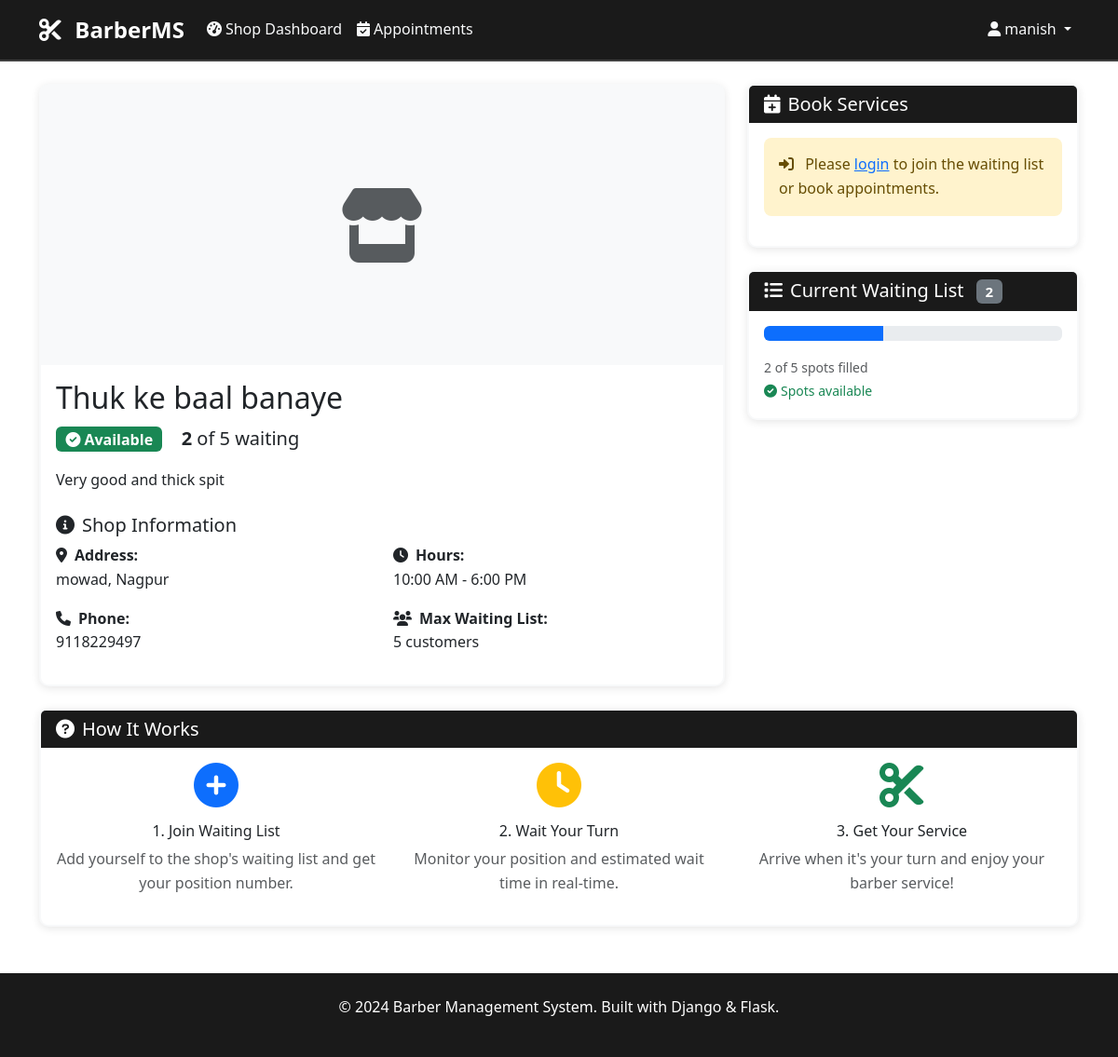
Page /shops/2/ (signed in) on the committed database.
### users/models.py (models this page shows, shortened)
class User(AbstractUser):
    USER_ROLES = [
        ('customer', 'Customer'),
        ('shop_owner', 'Shop Owner'),
    ]
    role = models.CharField(max_length=20, choices=USER_ROLES, default='customer')
    phone_number = models.CharField(max_length=15, blank=True)
    address = models.TextField(blank=True)
    latitude = models.DecimalField(max_digits=9, decimal_places=6, null=True, blank=True)
    longitude = models.DecimalField(max_digits=9, decimal_places=6, null=True, blank=True)
    created_at = models.DateTimeField(auto_now_add=True)
    updated_at = models.DateTimeField(auto_now=True)

### shops/models.py (models this page shows, shortened)
class Shop(models.Model):
    owner = models.OneToOneField(User, on_delete=models.CASCADE, related_name='shop')
    name = models.CharField(max_length=200)
    description = models.TextField(blank=True)
    address = models.TextField()
    latitude = models.DecimalField(max_digits=9, decimal_places=6)
    longitude = models.DecimalField(max_digits=9, decimal_places=6)
    phone_number = models.CharField(max_length=15)
    opening_time = models.TimeField()
    closing_time = models.TimeField()
    max_waiting_list_size = models.PositiveIntegerField(default=20)
    current_waiting_count = models.PositiveIntegerField(default=0)
    image = models.ImageField(upload_to='shop_images/', blank=True, null=True)
    is_active = models.BooleanField(default=True)
    created_at = models.DateTimeField(auto_now_add=True)
    updated_at = models.DateTimeField(auto_now=True)

### shops/views.py (the view)
# urls.py: path('<int:shop_id>/', views.shop_detail_view, name='shop_detail'),
@login_required
def shop_detail_view(request, shop_id):
    shop = get_object_or_404(Shop, id=shop_id, is_active=True)
    user_in_waiting = None
    if request.user.is_authenticated and request.user.role == 'customer':
        user_in_waiting = WaitingListEntry.objects.filter(
            customer=request.user,
            shop=shop,
            status='waiting'
        ).first()
    return render(request, 'shops/detail.html', {
        'shop': shop,
        'user_in_waiting': user_in_waiting,
        'waiting_count': shop.current_waiting_count
    })

### templates/shops/detail.html (shortened to what this page needs)
{% extends 'base/base.html' %}
{% block content %}
<div class="row">
    <div class="col-md-8">
        <div class="card">
            {% if shop.image %}
            <img src="{{ shop.image.url }}" class="card-img-top" alt="{{ shop.name }}" style="height: 300px; object-fit: cover;">
            {% else %}
            <div class="card-img-top d-flex align-items-center justify-content-center" style="height: 300px; background-color: #f8f9fa;">
                <i class="fas fa-store fa-5x text-muted"></i>
            </div>
            {% endif %}
            <div class="card-body">
                <h2>{{ shop.name }}</h2>
                <div class="mb-3">
                    <span class="badge {% if shop.current_waiting_count < shop.max_waiting_list_size %}bg-success{% else %}bg-danger{% endif %} fs-6">
                        {% if shop.current_waiting_count < shop.max_waiting_list_size %}
                            <i class="fas fa-check-circle me-1"></i>Available
                        {% else %}
                            <i class="fas fa-times-circle me-1"></i>Full
                        {% endif %}
                    </span>
                    <span class="ms-3 fs-5">
                        <strong>{{ shop.current_waiting_count }}</strong> of {{ shop.max_waiting_list_size }} waiting
                    </span>
                </div>
                <p class="card-text">{{ shop.description|default:"No description provided for this shop." }}</p>
                <div class="shop-details mt-4">
                    <h5><i class="fas fa-info-circle me-2"></i>Shop Information</h5>
                    <div class="row">
                        <div class="col-md-6">
                            <p><strong><i class="fas fa-map-marker-alt me-2"></i>Address:</strong><br>
                               {{ shop.address }}</p>
                            <p><strong><i class="fas fa-phone me-2"></i>Phone:</strong><br>
                               {{ shop.phone_number }}</p>
                        </div>
                        <div class="col-md-6">
                            <p><strong><i class="fas fa-clock me-2"></i>Hours:</strong><br>
                               {{ shop.opening_time|time:"g:i A" }} - {{ shop.closing_time|time:"g:i A" }}</p>
                            <p><strong><i class="fas fa-users me-2"></i>Max Waiting List:</strong><br>
                               {{ shop.max_waiting_list_size }} customers</p>
                        </div>
                    </div>
                </div>
            </div>
        </div>
    </div>
    <div class="col-md-4">
        <div class="card mb-4">
            <div class="card-header">
                <h5 class="mb-0"><i class="fas fa-calendar-plus me-2"></i>Book Services</h5>
            </div>
            <div class="card-body">
                {% if user.is_authenticated and user.role == 'customer' %}
                    {% if user_in_waiting %}
                        <div class="alert alert-info">
                            <i class="fas fa-clock me-2"></i>
                            <strong>You're already in the waiting list!</strong><br>
                            Position: <span class="badge bg-info">#{{ user_in_waiting.position_number }}</span><br>
                            Joined: {{ user_in_waiting.joined_at|date:"g:i A" }}
                        </div>
                        <a href="{% url 'leave_waiting_list' user_in_waiting.id %}" class="btn btn-outline-danger w-100 mb-2">
                            <i class="fas fa-sign-out-alt me-1"></i>Leave Waiting List
                        </a>
                    {% else %}
                        {% if shop.current_waiting_count < shop.max_waiting_list_size %}
                            <a href="{% url 'join_waiting_list' shop.id %}" class="btn btn-primary w-100 mb-3">
                                <i class="fas fa-plus me-1"></i>Join Waiting List
                            </a>
                        {% else %}
                            <div class="alert alert-warning">
                                <i class="fas fa-exclamation-triangle me-2"></i>
                                Waiting list is currently full.
                            </div>
                        {% endif %}
                    {% endif %}
                    <a href="{% url 'book_appointment' shop.id %}" class="btn btn-success w-100">
                        <i class="fas fa-calendar-check me-1"></i>Schedule Appointment
                    </a>
                {% else %}
                    <div class="alert alert-warning">
                        <i class="fas fa-sign-in-alt me-2"></i>
                        Please <a href="{% url 'login' %}">login</a> to join the waiting list or book appointments.
                    </div>
                {% endif %}
            </div>
        </div>
        <div class="card">
            <div class="card-header">
                <h5 class="mb-0">
                    <i class="fas fa-list me-2"></i>Current Waiting List
                    <span class="badge bg-secondary ms-2">{{ waiting_count }}</span>
                </h5>
            </div>
            <div class="card-body">
                {% if waiting_count > 0 %}
                    <div class="progress mb-3">
                        <div class="progress-bar" role="progressbar"
                             style="width: {% widthratio waiting_count shop.max_waiting_list_size 100 %}%">
                        </div>
                    </div>
                    <p class="text-muted mb-0">
                        <small>{{ waiting_count }} of {{ shop.max_waiting_list_size }} spots filled</small>
                    </p>
                    {% if waiting_count < shop.max_waiting_list_size %}
                        <p class="text-success mb-0">
                            <small><i class="fas fa-check-circle me-1"></i>Spots available</small>
                        </p>
                    {% else %}
                        <p class="text-danger mb-0">
                            <small><i class="fas fa-times-circle me-1"></i>No spots available</small>
                        </p>
                    {% endif %}
                {% else %}
                    <div class="text-center py-3">
                        <i class="fas fa-users-slash fa-2x text-muted mb-2"></i>
                        <p class="text-muted mb-0">No one is waiting</p>
                        <small class="text-success">Perfect time to visit!</small>
                    </div>
                {% endif %}
            </div>
        </div>
    </div>
</div>
<div class="row mt-4">
    <div class="col-12">
        <div class="card">
            <div class="card-header">
                <h5 class="mb-0"><i class="fas fa-question-circle me-2"></i>How It Works</h5>
            </div>
            <div class="card-body">
                <div class="row">
                    <div class="col-md-4">
                        <div class="text-center">
                            <i class="fas fa-plus-circle fa-3x text-primary mb-3"></i>
                            <h6>1. Join Waiting List</h6>
                            <p class="text-muted">Add yourself to the shop's waiting list and get your position number.</p>
                        </div>
                    </div>
                    <div class="col-md-4">
                        <div class="text-center">
                            <i class="fas fa-clock fa-3x text-warning mb-3"></i>
                            <h6>2. Wait Your Turn</h6>
                            <p class="text-muted">Monitor your position and estimated wait time in real-time.</p>
                        </div>
                    </div>
                    <div class="col-md-4">
                        <div class="text-center">
                            <i class="fas fa-cut fa-3x text-success mb-3"></i>
                            <h6>3. Get Your Service</h6>
                            <p class="text-muted">Arrive when it's your turn and enjoy your barber service!</p>
                        </div>
                    </div>
                </div>
            </div>
        </div>
    </div>
</div>
{% endblock %}

### templates/base/base.html (shortened to what this page needs)
<!DOCTYPE html>
<html lang="en">
<head>
    <link href="https://cdn.jsdelivr.net/npm/bootstrap@5.3.0/dist/css/bootstrap.min.css" rel="stylesheet">
    <link href="https://cdnjs.cloudflare.com/ajax/libs/font-awesome/6.0.0/css/all.min.css" rel="stylesheet">
</head>
<body>
    <nav class="navbar navbar-expand-lg navbar-dark">
        <div class="container">
            <a class="navbar-brand" href="{% url 'home' %}">
                <i class="fas fa-cut me-2"></i>
                BarberMS
            </a>
            <div class="collapse navbar-collapse" id="navbarNav">
                <ul class="navbar-nav me-auto">
                    {% if user.is_authenticated %}
                        {% if user.role == 'customer' %}
                            <li class="nav-item">
                                <a class="nav-link" href="{% url 'dashboard' %}">
                                    <i class="fas fa-tachometer-alt me-1"></i>Dashboard
                                </a>
                            </li>
                            <li class="nav-item">
                                <a class="nav-link" href="{% url 'shop_list' %}">
                                    <i class="fas fa-store me-1"></i>Find Barbers
                                </a>
                            </li>
                            <li class="nav-item">
                                <a class="nav-link" href="{% url 'my_appointments' %}">
                                    <i class="fas fa-calendar-check me-1"></i>My Appointments
                                </a>
                            </li>
                            <li class="nav-item">
                                <a class="nav-link" href="{% url 'my_waiting_lists' %}">
                                    <i class="fas fa-clock me-1"></i>Waiting Lists
                                </a>
                            </li>
                        {% elif user.role == 'shop_owner' %}
                            <li class="nav-item">
                                <a class="nav-link" href="{% url 'shop_dashboard' %}">
                                    <i class="fas fa-tachometer-alt me-1"></i>Shop Dashboard
                                </a>
                            </li>
                            <li class="nav-item">
                                <a class="nav-link" href="{% url 'shop_appointments' %}">
                                    <i class="fas fa-calendar-check me-1"></i>Appointments
                                </a>
                            </li>
                        {% endif %}
                    {% endif %}
                </ul>
                <ul class="navbar-nav">
                    {% if user.is_authenticated %}
                        <li class="nav-item dropdown">
                            <a class="nav-link dropdown-toggle" href="#" id="navbarDropdown" role="button" data-bs-toggle="dropdown">
                                <i class="fas fa-user me-1"></i>{{ user.username }}
                            </a>
                        </li>
                    {% endif %}
                </ul>
            </div>
        </div>
    </nav>
    <main class="container my-4">
        {% block content %}{% endblock %}
    </main>
    <footer class="footer py-4">
        <div class="container text-center">
            <p>&copy; 2024 Barber Management System. Built with Django & Flask.</p>
        </div>
    </footer>
</body>
</html>

### templates/base/base.html (style rules this page uses)
:root { --primary-black: #1a1a1a; --secondary-black: #2d2d2d; --accent-gray: #404040; --light-gray: #f8f9fa; --white: #ffffff; --accent-red: #dc3545; --accent-green: #28a745; --accent-blue: #007bff; }
body { font-family: 'Segoe UI', Tahoma, Geneva, Verdana, sans-serif; background-color: var(--white); color: var(--primary-black); line-height: 1.6; }
.navbar { background-color: var(--primary-black) !important; border-bottom: 2px solid var(--accent-gray); }
.navbar-brand { color: var(--white) !important; font-weight: 700; font-size: 1.5rem; }
.nav-link { color: var(--light-gray) !important; font-weight: 500; transition: color 0.3s ease; }
.card { border: 2px solid var(--light-gray); border-radius: 10px; box-shadow: 0 2px 10px rgba(0,0,0,0.1); transition: transform 0.3s ease; }
.card-header { background-color: var(--primary-black); color: var(--white); border-bottom: none; font-weight: 600; }
.alert { border-radius: 8px; border: none; }
.footer { background-color: var(--primary-black); color: var(--white); margin-top: 50px; }

### rows in the picture
User: username "manish"
Shop: name "Thuk ke baal banaye", current_waiting_count "2", max_waiting_list_size "5", description "Very good and thick spit", address "mowad, Nagpur", phone_number "9118229497", opening_time "10:00 AM", closing_time "6:00 PM"

### other values in the picture
{{ waiting_count }} "2"
